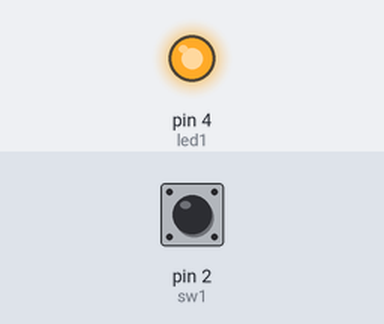
Bench run of a sketch on a simulated Arduino Uno, built with avr-gcc and run on an emulated ATmega328P. Parts: output pins drawn as LEDs (lit = HIGH). The test bench sets the inputs (shaded band); at power-on: pin 2 (sw1) LOW. What the sketch prints to the serial monitor is not drawn.

Above: at 1.2 s.
1.3 s: pin 2 (sw1) pulled HIGH for 0.15 s
At 2.0 s:
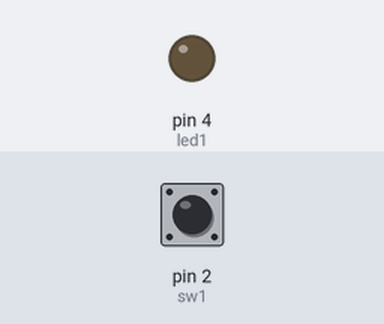
2.9 s: pin 2 (sw1) pulled HIGH for 1 s
At 4.4 s:
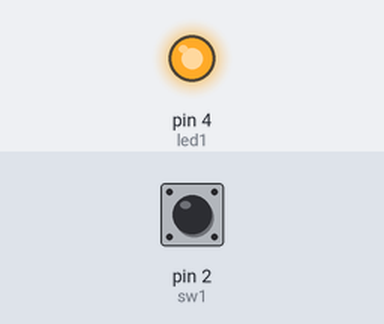
5.4 s: pin 2 (sw1) pulled HIGH for 3.2 s
At 6.3 s:
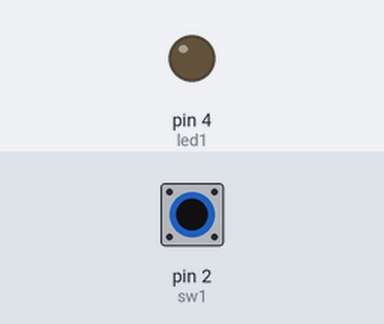
Timing chart, 0 to 8.4 s (numbered marks = the images above; inputs shaded):
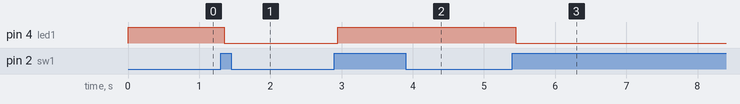

The sketch:

ButtonLED_EX2.ino
```cpp
/*
 * Button LED without Delay() 실습
 */
const int led1 = 4; // led를 몇 번에 연결할건지 설정.4에 연결
const int sw1 = 2;

//상태변수
boolean ledState = HIGH;
boolean btnState;
boolean lastBtnState = LOW;
int btnFlag = 0;

//Btn 채터링 방지 변수
long lastDebounceTime = 0;
long debounceDelay = 49;

void setup() {
  // put your setup code here, to run once:
  // 한번 수행. 작동을 하기 위한 기본 준비동작 설정
  pinMode(led1,OUTPUT); //led1이라는 변수가 output이다. 이떄부터 led1이라는 변수를 아두이노가 사용할 수 있음.
  pinMode(sw1,INPUT);
  digitalWrite(led1,ledState);
  Serial.begin(9600);
  Serial.println("Time to read at setup"); //수신처에서 이 내용이 보여야 제대로 통신이 되고 있다는 뜻
}

void loop() {
  // put your main code here, to run repeatedly:
  // 계속 수행되는 내용
  boolean reading = digitalRead(sw1); //switch의 값을 읽어와서 reading이라는 변수에 저장
  if(reading != lastBtnState)
  {
    lastDebounceTime = millis();
    btnFlag = 1;
  }

  if((millis()-lastDebounceTime) > debounceDelay && lastDebounceTime != 0) //delay함수 없이 스위치 제어
  {
    if(btnFlag)
    {
      btnState = !btnState;
    }
    if(btnState == HIGH)
    {
      ledState = !ledState;
      btnFlag = 1;
    }
    lastDebounceTime = 0;
  }

  if(btnFlag == 1)
  {
    digitalWrite(led1,ledState);
  }

  lastBtnState = reading;
}
```

Measured:
- after the input at 1.3 s, pin 4 (led1): HIGH → LOW after 0.05 s
- after the input at 2.9 s, pin 4 (led1): LOW → HIGH after 0.05 s
- after the input at 5.4 s, pin 4 (led1): HIGH → LOW after 0.05 s
